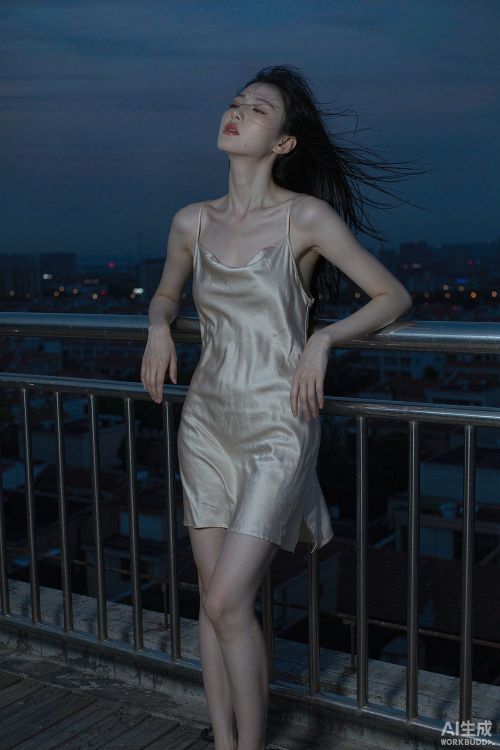
#> input picture zzr-3d-view/上传这张-月光天台.jpg, 1000 x 1500 px (shown at 1/2 size); its folder holds 2 pictures in this run
$ python sheet_big.py . out.png
#> lines starting #> are read from the running program, lines starting #| are printed output that depends on the picture
"""把八视图拼成一张对照长图（4 列 x 2 行），带序号标签。"""
import os, sys
from PIL import Image, ImageDraw

d = sys.argv[1]
out = sys.argv[2]
CELL = 512
files = sorted(f for f in os.listdir(d) if f.lower().endswith('.jpg'))
cols = 4
rows = (len(files) + cols - 1) // cols
pad = 12
W = cols * CELL + (cols + 1) * pad
H = rows * (CELL + 30) + (rows + 1) * pad
sheet = Image.new('RGB', (W, H), (18, 20, 26))
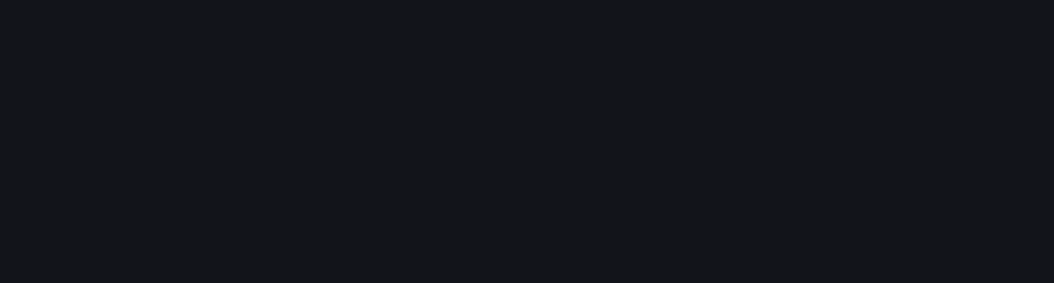
#> sheet: PIL image 2108x566 RGB (shown at 1/2 size); mean R, G, B 18, 20, 26
dr = ImageDraw.Draw(sheet)
for i, f in enumerate(files):
    r, c = divmod(i, cols)
    im = Image.open(os.path.join(d, f)).convert('RGB').resize((CELL, CELL), Image.LANCZOS)
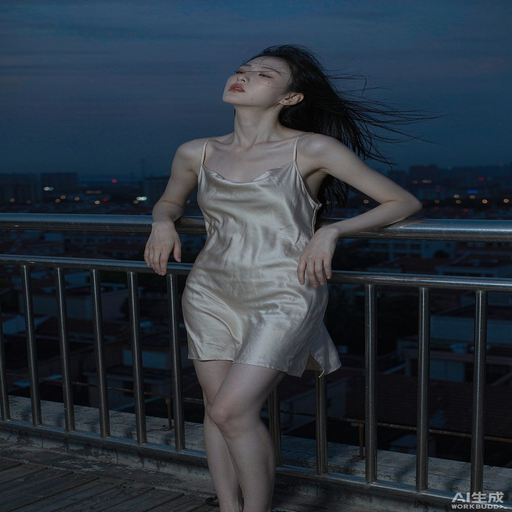
#> im: PIL image 512x512 RGB; mean R, G, B 43.2, 52.9, 63.3
    x = pad + c * (CELL + pad)
    y = pad + r * (CELL + 30 + pad)
    sheet.paste(im, (x, y))
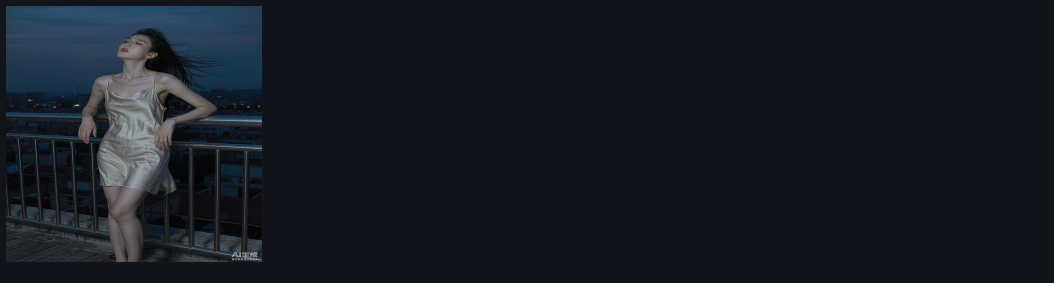
#> sheet: PIL image 2108x566 RGB (shown at 1/2 size); mean R, G, B 23.5, 27.2, 34.2
#> (the run stopped early here; a loop or call above may not have finished)
